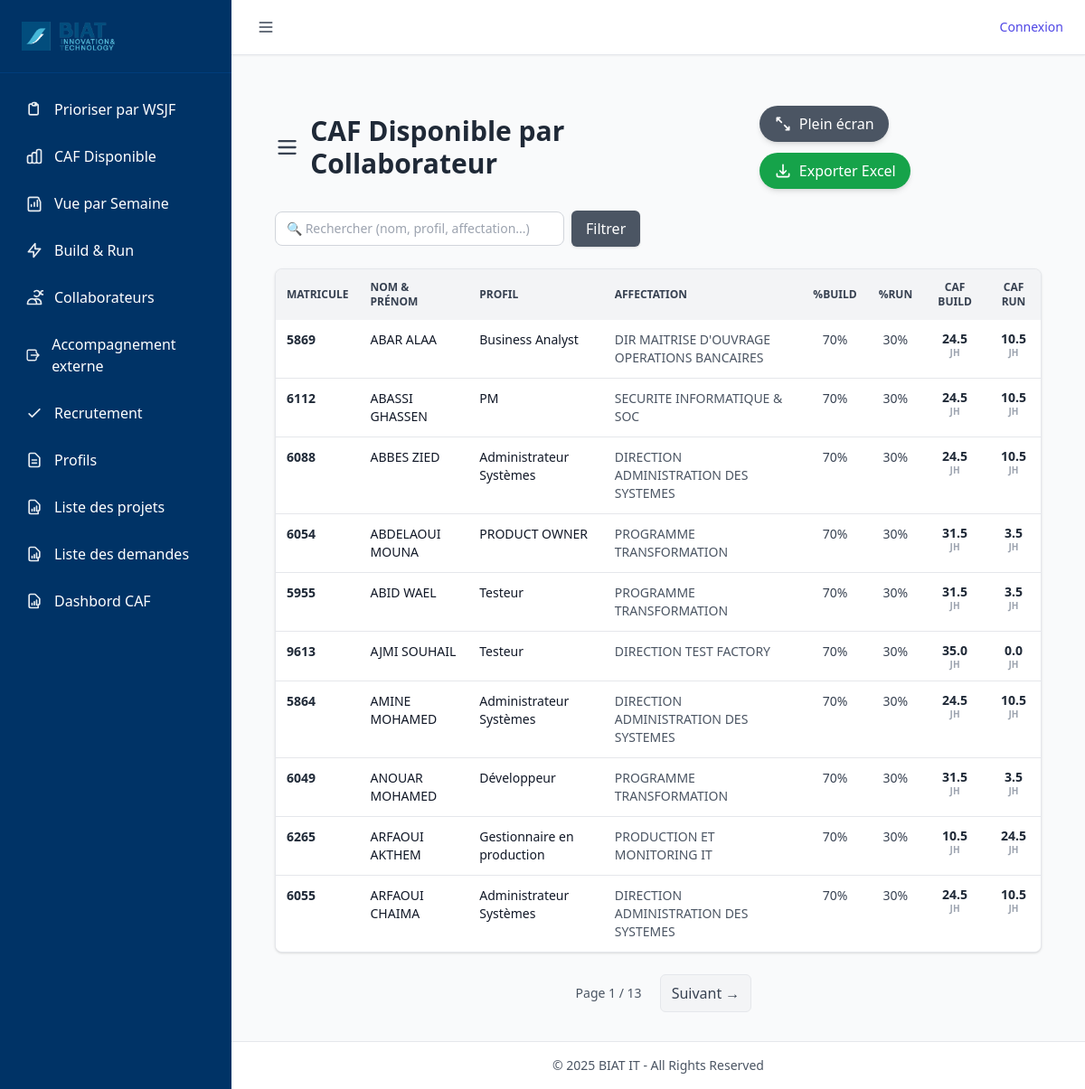
The app's page /caf/caf-disponibles with its own data.
### tables this page shows
CREATE TABLE collaborateurs (
    matricule TEXT PRIMARY KEY,
    nom TEXT NOT NULL,
    prenom TEXT NOT NULL,
    profil_id INTEGER,  -- ⚠️ plus de NOT NULL
    pourcentage_build INTEGER DEFAULT 70,
    pourcentage_run INTEGER DEFAULT 30,
    caf_disponible_build INTEGER DEFAULT 0,
    caf_disponible_run INTEGER DEFAULT 0,
    affectation_id INTEGER,  -- ⚠️ plus de NOT NULL
    build_ratio INTEGER DEFAULT 70,
    run_ratio INTEGER DEFAULT 30,
    idate TEXT,
    iuser TEXT,
    udate TEXT,
    uuser TEXT, heures_base INTEGER,
    FOREIGN KEY (profil_id) REFERENCES profils(id),
    FOREIGN KEY (affectation_id) REFERENCES affectation(id)
);

CREATE TABLE profils (
    id INTEGER PRIMARY KEY AUTOINCREMENT,
    nom TEXT UNIQUE NOT NULL
, heures_base INTEGER DEFAULT 35, build_ratio INTEGER DEFAULT 70, run_ratio INTEGER DEFAULT 30, description TEXT, idate DATETIME, iuser INTEGER, udate DATETIME, uuser INTEGER);

CREATE TABLE affectation (
    id INTEGER PRIMARY KEY AUTOINCREMENT,
    nom TEXT UNIQUE NOT NULL
);

### routes/caf.py (the view, shortened to what this page needs)
@caf_bp.route('/caf-disponibles')
def caf_disponibles():
    annee = date.today().year
    search = request.args.get("search", "").strip()
    page = request.args.get("page", 1, type=int)
    per_page = 10
    offset = (page - 1) * per_page
    base_query = """
        SELECT
            c.matricule,
            c.nom || ' ' || c.prenom AS nom_prenom,
            p.nom AS profil,
            a.nom AS affectation,
            c.build_ratio,
            c.run_ratio,
            c.caf_disponible_build,
            c.caf_disponible_run,
            pp.nom AS profil_repartition,
            cr.pourcentage_build,
            cr.pourcentage_run,
            cr.caf_disponible_build AS caf_repartition_build,
            cr.caf_disponible_run AS caf_repartition_run
        FROM collaborateurs c
        JOIN profils p ON c.profil_id = p.id
        JOIN affectation a ON c.affectation_id = a.id
        LEFT JOIN collaborateur_repartition cr ON cr.collaborateur_id = c.matricule
        LEFT JOIN profils pp ON pp.id = cr.profil_id
    """
    params = []
    total_query = "SELECT COUNT(DISTINCT c.matricule) AS cnt FROM collaborateurs c JOIN profils p ON c.profil_id=p.id JOIN affectation a ON c.affectation_id=a.id"
    if search:
        total_query += " WHERE c.nom LIKE ? OR c.prenom LIKE ? OR p.nom LIKE ? OR a.nom LIKE ?"
        total_row = query_db(total_query, [like, like, like, like], one=True)
    else:
        total_row = query_db(total_query, one=True)
    total = total_row["cnt"]
    total_pages = (total + per_page - 1) // per_page
    base_query += """
        ORDER BY c.nom, c.prenom
        LIMIT ? OFFSET ?
    """
    params.extend([per_page, offset])
    collaborateurs = query_db(base_query, params)
    data = {}
    for row in collaborateurs:
        m = row["matricule"]
        if m not in data:
            data[m] = {
                "matricule": m,
                "nom_prenom": row["nom_prenom"],
                "profil": row["profil"],
                "affectation": row["affectation"],
                "build_ratio": row["build_ratio"],
                "run_ratio": row["run_ratio"],
                "caf_disponible_build": row["caf_disponible_build"],
"caf_disponible_run": row["caf_disponible_run"],
                "repartitions": []
            }
    return render_template(
        "caf_disponibles.html",
        collaborateurs=list(data.values()),
        page=page,
        total_pages=total_pages,
        search=search,
        annee=annee
    )

### templates/caf_disponibles.html (shortened to what this page needs)
{% extends "base.html" %}
{% block content %}
<div class="max-w-full mx-auto px-6 py-8">
  <div class="flex flex-col sm:flex-row sm:items-center sm:justify-between mb-6 gap-4">
    <h1 class="text-3xl font-bold text-gray-800 flex items-center gap-3">
      <svg xmlns="http://www.w3.org/2000/svg" class="w-7 h-7 text-gray-700" fill="none" stroke="currentColor" stroke-width="2"
           viewBox="0 0 24 24"><path stroke-linecap="round" stroke-linejoin="round"
           d="M4 6h16M4 12h16M4 18h16"/></svg>
      CAF Disponible par Collaborateur
    </h1>
    <div class="flex flex-wrap items-center gap-3">
      <button id="fullscreen-btn"
              class="bg-gray-600 hover:bg-gray-700 text-white px-4 py-2 rounded-full shadow-md flex items-center gap-2 transition">
        <svg xmlns="http://www.w3.org/2000/svg" class="w-5 h-5" fill="none" stroke="currentColor" stroke-width="2"
             viewBox="0 0 24 24"><path stroke-linecap="round" stroke-linejoin="round"
             d="M4 8V4h4M4 4l6 6m10 6v4h-4m4 0l-6-6"/></svg>
        Plein écran
      </button>
      <a href="{{ url_for('caf.export_excel') }}"
         class="bg-green-600 hover:bg-green-700 text-white px-4 py-2 rounded-full shadow-md flex items-center gap-2 transition">
        <svg xmlns="http://www.w3.org/2000/svg" class="w-5 h-5" fill="none" stroke="currentColor" stroke-width="2"
             viewBox="0 0 24 24"><path stroke-linecap="round" stroke-linejoin="round"
             d="M4 16v2a2 2 0 002 2h12a2 2 0 002-2v-2m-4-4l-4 4m0 0l-4-4m4 4V4"/></svg>
        Exporter Excel
      </a>
    </div>
  </div>
  <form method="get" class="flex items-center mb-6 gap-2">
    <input type="text" name="search" value="{{ search }}" placeholder="🔍 Rechercher (nom, profil, affectation...)"
           class="border border-gray-300 rounded-lg px-3 py-2 text-sm w-80 focus:ring-gray-400 focus:border-gray-400">
    <button type="submit" class="bg-gray-600 hover:bg-gray-700 text-white px-4 py-2 rounded-md shadow transition">Filtrer</button>
  </form>
  <div id="caf-container" class="overflow-x-auto bg-gray-50 rounded-lg border border-gray-200 shadow">
    <table class="min-w-full border-collapse text-sm">
      <thead class="bg-gray-100 text-gray-700 text-xs uppercase">
        <tr>
          <th class="px-3 py-3 text-left font-semibold">Matricule</th>
          <th class="px-3 py-3 text-left font-semibold">Nom & Prénom</th>
          <th class="px-3 py-3 text-left font-semibold">Profil</th>
          <th class="px-3 py-3 text-left font-semibold">Affectation</th>
          <th class="px-3 py-3 text-center font-semibold">%Build</th>
          <th class="px-3 py-3 text-center font-semibold">%Run</th>
          <th class="px-3 py-3 text-center font-semibold">CAF Build</th>
          <th class="px-3 py-3 text-center font-semibold">CAF Run</th>
        </tr>
      </thead>
      <tbody class="bg-white divide-y divide-gray-200">
  {% for c in collaborateurs %}
  <tr
    class="transition align-top cursor-pointer
           {% if c.repartitions and c.repartitions|length > 0 %}
             bg-blue-50 hover:bg-blue-100
           {% else %}
             hover:bg-gray-50
           {% endif %}"
    onclick="openProfilModal('{{ c.matricule }}', '{{ c.nom_prenom }}')"
  >
    <td class="px-3 py-3 font-semibold text-gray-800">{{ c.matricule }}</td>
    <td class="px-3 py-3 text-left">{{ c.nom_prenom }}</td>
    <td class="px-3 py-3">{{ c.profil }}</td>
    <td class="px-3 py-3 text-gray-600">{{ c.affectation }}</td>
    <td class="px-3 py-3 text-center text-gray-700">{{ "%.0f"|format(c.build_ratio) }}%</td>
    <td class="px-3 py-3 text-center text-gray-700">{{ "%.0f"|format(c.run_ratio) }}%</td>
    <td class="px-3 py-3 text-center font-semibold text-gray-800">
      <div class="flex flex-col items-center leading-tight">
        <span>{{ "%.1f"|format(c.caf_disponible_build) }}</span>
        <span class="text-[10px] text-gray-400">JH</span>
      </div>
    </td>
    <td class="px-3 py-3 text-center font-semibold text-gray-800">
      <div class="flex flex-col items-center leading-tight">
        <span>{{ "%.1f"|format(c.caf_disponible_run) }}</span>
        <span class="text-[10px] text-gray-400">JH</span>
      </div>
    </td>
  </tr>
  {% endfor %}
</tbody>
    </table>
  </div>
  <div class="flex justify-center items-center gap-2 mt-6">
    <span class="px-3 py-2 text-sm text-gray-600">Page {{ page }} / {{ total_pages }}</span>
    {% if page < total_pages %}
      <a href="{{ url_for('caf.caf_disponibles', page=page+1, search=search) }}"
         class="px-3 py-2 border rounded-md bg-gray-100 hover:bg-gray-200 text-gray-700">Suivant →</a>
    {% endif %}
  </div>
</div>
{% endblock %}

### templates/base.html (shortened to what this page needs)
{% set role = session.user.role if session.user is defined and session.user else None %}
<!DOCTYPE html>
<html lang="fr" class="scroll-smooth">
<head>
    <script src="https://cdn.tailwindcss.com"></script>
    <link rel="stylesheet" href="{{ url_for('static', filename='css/styles.css') }}">
</head>
<body class="bg-gray-50 text-gray-900 min-h-screen flex">
    <aside id="sidebar" class="w-64 bg-biat-primary text-white min-h-screen transition-all duration-300 flex-shrink-0 fixed left-0 top-0 z-40">
        <div class="p-6 border-b border-biat-secondary/20">
            <div class="flex items-center space-x-3">
                <img src="{{ url_for('static', filename='img/biatit.png') }}" alt="Logo BIAT IT" class="h-8">
            </div>
        </div>
        <nav class="mt-4">
            <ul class="space-y-1 px-4">
                <li><a href="{{ url_for('priorites') }}" class="flex items-center space-x-3 p-3 rounded hover:bg-biat-secondary/20 hover:text-biat-secondary transition">
                    <span>Prioriser par WSJF</span></a>
                </li>
                <li><a href="{{ url_for('caf.caf_automatique') }}" class="flex items-center space-x-3 p-3 rounded hover:bg-biat-secondary/20 hover:text-biat-secondary transition">
                    <span>CAF Disponible</span></a></li>
                <li><a href="{{ url_for('caf.caf_requise') }}" class="flex items-center space-x-3 p-3 rounded hover:bg-biat-secondary/20 hover:text-biat-secondary transition">
                    <svg xmlns="http://www.w3.org/2000/svg" class="h-5 w-5 opacity-90" fill="none" viewBox="0 0 24 24" stroke="currentColor">
                        <path stroke-linecap="round" stroke-linejoin="round" stroke-width="2"
                              d="M16 8v8m-4-5v5m-4-2v2m12-6v10a2 2 0 01-2 2H6a2 2 0 01-2-2V6a2 2 0 012-2h10a2 2 0 012 2z" />
                    </svg>
                    <span>Vue par Semaine</span></a></li>
                <li><a href="{{ url_for('caf.caf_disponibles') }}" class="flex items-center space-x-3 p-3 rounded hover:bg-biat-secondary/20 hover:text-biat-secondary transition">
                    <svg xmlns="http://www.w3.org/2000/svg" class="h-5 w-5 opacity-90" fill="none" viewBox="0 0 24 24" stroke="currentColor">
                        <path stroke-linecap="round" stroke-linejoin="round" stroke-width="2"
                              d="M13 10V3L4 14h7v7l9-11h-7z" />
                    </svg>
                    <span>Build & Run</span></a></li>
                <li><a href="{{ url_for('collaborateurs.liste_collaborateurs') }}" class="flex items-center space-x-3 p-3 rounded hover:bg-biat-secondary/20 hover:text-biat-secondary transition">
                    <span>Collaborateurs</span></a></li>
  <li>
            <a href="{{ url_for('accompagnement.liste_accompagnement') }}"
               class="flex items-center space-x-3 p-3 rounded hover:bg-biat-secondary/20 hover:text-biat-secondary transition">
                <svg xmlns="http://www.w3.org/2000/svg" class="h-5 w-5 opacity-90" fill="none" viewBox="0 0 24 24"
                     stroke="currentColor">
                    <path stroke-linecap="round" stroke-linejoin="round" stroke-width="2"
                          d="M17 16v2a2 2 0 01-2 2H5a2 2 0 01-2-2V6a2 2 0 012-2h10a2 2 0 012 2v2m0 8l4-4m0 0l-4-4m4 4H9" />
                </svg>
                <span>Accompagnement externe</span>
            </a>
        </li>
        <li>
          <a href="{{ url_for('recrutement.liste_recrutement') }}"
             class="flex items-center space-x-3 p-3 rounded hover:bg-biat-secondary/20 hover:text-biat-secondary transition">
            <svg xmlns="http://www.w3.org/2000/svg" class="h-5 w-5 opacity-90" fill="none" viewBox="0 0 24 24" stroke="currentColor">
              <path stroke-linecap="round" stroke-linejoin="round" stroke-width="2"
                    d="M5 13l4 4L19 7"/>
            </svg>
            <span>Recrutement</span>
          </a>
        </li>
                <li><a href="{{ url_for('profils.liste_profils') }}" class="flex items-center space-x-3 p-3 rounded hover:bg-biat-secondary/20 hover:text-biat-secondary transition">
                    <svg xmlns="http://www.w3.org/2000/svg" class="h-5 w-5 opacity-90" fill="none" viewBox="0 0 24 24" stroke="currentColor">
                        <path stroke-linecap="round" stroke-linejoin="round" stroke-width="2"
                              d="M9 12h6m-6 4h6m2 5H7a2 2 0 01-2-2V5a2 2 0 012-2h5.586a1 1 0 01.707.293l5.414 5.414a1 1 0 01.293.707V19a2 2 0 01-2 2z" />
                    </svg>
                    <span>Profils</span></a></li>
                <li><a href="{{ url_for('projet.liste_projets') }}" class="flex items-center space-x-3 p-3 rounded hover:bg-biat-secondary/20 hover:text-biat-secondary transition">
                    <span>Liste des projets</span></a></li>
                <li><a href="{{ url_for('projet.liste_demandes') }}" class="flex items-center space-x-3 p-3 rounded hover:bg-biat-secondary/20 hover:text-biat-secondary transition">
                    <span>Liste des demandes</span></a></li>
                <li><a href="{{ url_for('caf.caf_dashboard') }}" class="flex items-center space-x-3 p-3 rounded hover:bg-biat-secondary/20 hover:text-biat-secondary transition">
                    <span>Dashbord CAF</span></a></li>
            </ul>
        </nav>
    </aside>
    <div id="main-content-wrapper" class="flex-1 min-h-screen flex flex-col transition-margin duration-300 ml-64">
        <header class="bg-white shadow-sm border-b px-6 py-4 flex items-center justify-between">
            <button id="toggle-sidebar" class="text-gray-700 focus:outline-none focus:ring-2 focus:ring-biat-secondary/50 p-1 rounded">
                <svg id="toggle-icon" xmlns="http://www.w3.org/2000/svg" class="h-5 w-5" fill="none"
                     viewBox="0 0 24 24" stroke="currentColor">
                    <path stroke-linecap="round" stroke-linejoin="round" stroke-width="2"
                          d="M4 6h16M4 12h16M4 18h16" />
                </svg>
            </button>
            <div class="flex items-center space-x-6">
                {% if session.user %}
                    <span class="text-sm text-gray-600 flex items-center">
                        <svg xmlns="http://www.w3.org/2000/svg" class="h-5 w-5 opacity-90" fill="none" viewBox="0 0 24 24" stroke="currentColor">
                            <path stroke-linecap="round" stroke-linejoin="round" stroke-width="2"
                                  d="M12 12c2.21 0 4-1.79 4-4s-1.79-4-4-4-4 1.79-4 4 1.79 4 4 4zm0 2c-2.67 0-8 1.34-8 4v2h16v-2c0-2.66-5.33-4-8-4z"/>
                        </svg>
                        {{ session.user.username }}
                    </span>
                    <a href="{{ url_for('logout') }}" class="text-sm text-red-600 hover:text-red-800 font-medium">
                        Déconnexion
                    </a>
                {% else %}
                    <a href="{{ url_for('login') }}" class="text-sm text-indigo-600 hover:text-indigo-800 font-medium">
                        Connexion
                    </a>
                {% endif %}
            </div>
        </header>
        <main id="main-content" class="container mx-auto mt-6 px-6 flex-grow">
            {% block content %}{% endblock %}
        </main>
        <footer class="bg-white border-t py-4 px-6 text-center text-sm text-gray-600">
            © 2025 BIAT IT - All Rights Reserved
        </footer>
    </div>
</body>
</html>

### records on screen
collaborateurs: matricule "5869", nom_prenom "ABAR ALAA", profil "Business Analyst", affectation "DIR MAITRISE D'OUVRAGE OPERATIONS BANCAIRES", build_ratio "70", run_ratio "30", caf_disponible_build "24.5", caf_disponible_run "10.5"
collaborateurs: matricule "6112", nom_prenom "ABASSI GHASSEN", profil "PM", affectation "SECURITE INFORMATIQUE & SOC", build_ratio "70", run_ratio "30", caf_disponible_build "24.5", caf_disponible_run "10.5"
collaborateurs: matricule "6088", nom_prenom "ABBES ZIED", profil "Administrateur Systèmes", affectation "DIRECTION ADMINISTRATION DES SYSTEMES", build_ratio "70", run_ratio "30", caf_disponible_build "24.5", caf_disponible_run "10.5"
collaborateurs: matricule "6054", nom_prenom "ABDELAOUI MOUNA", profil "PRODUCT OWNER", affectation "PROGRAMME TRANSFORMATION", build_ratio "70", run_ratio "30", caf_disponible_build "31.5", caf_disponible_run "3.5"
collaborateurs: matricule "5955", nom_prenom "ABID WAEL", profil "Testeur", affectation "PROGRAMME TRANSFORMATION", build_ratio "70", run_ratio "30", caf_disponible_build "31.5", caf_disponible_run "3.5"
collaborateurs: matricule "9613", nom_prenom "AJMI SOUHAIL", profil "Testeur", affectation "DIRECTION TEST FACTORY", build_ratio "70", run_ratio "30", caf_disponible_build "35.0", caf_disponible_run "0.0"
collaborateurs: matricule "5864", nom_prenom "AMINE MOHAMED", profil "Administrateur Systèmes", affectation "DIRECTION ADMINISTRATION DES SYSTEMES", build_ratio "70", run_ratio "30", caf_disponible_build "24.5", caf_disponible_run "10.5"
collaborateurs: matricule "6049", nom_prenom "ANOUAR MOHAMED", profil "Développeur", affectation "PROGRAMME TRANSFORMATION", build_ratio "70", run_ratio "30", caf_disponible_build "31.5", caf_disponible_run "3.5"
collaborateurs: matricule "6265", nom_prenom "ARFAOUI AKTHEM", profil "Gestionnaire en production", affectation "PRODUCTION ET MONITORING IT", build_ratio "70", run_ratio "30", caf_disponible_build "10.5", caf_disponible_run "24.5"
collaborateurs: matricule "6055", nom_prenom "ARFAOUI CHAIMA", profil "Administrateur Systèmes", affectation "DIRECTION ADMINISTRATION DES SYSTEMES", build_ratio "70", run_ratio "30", caf_disponible_build "24.5", caf_disponible_run "10.5"

### other values on screen
{{ page }} "1"
{{ total_pages }} "13"
